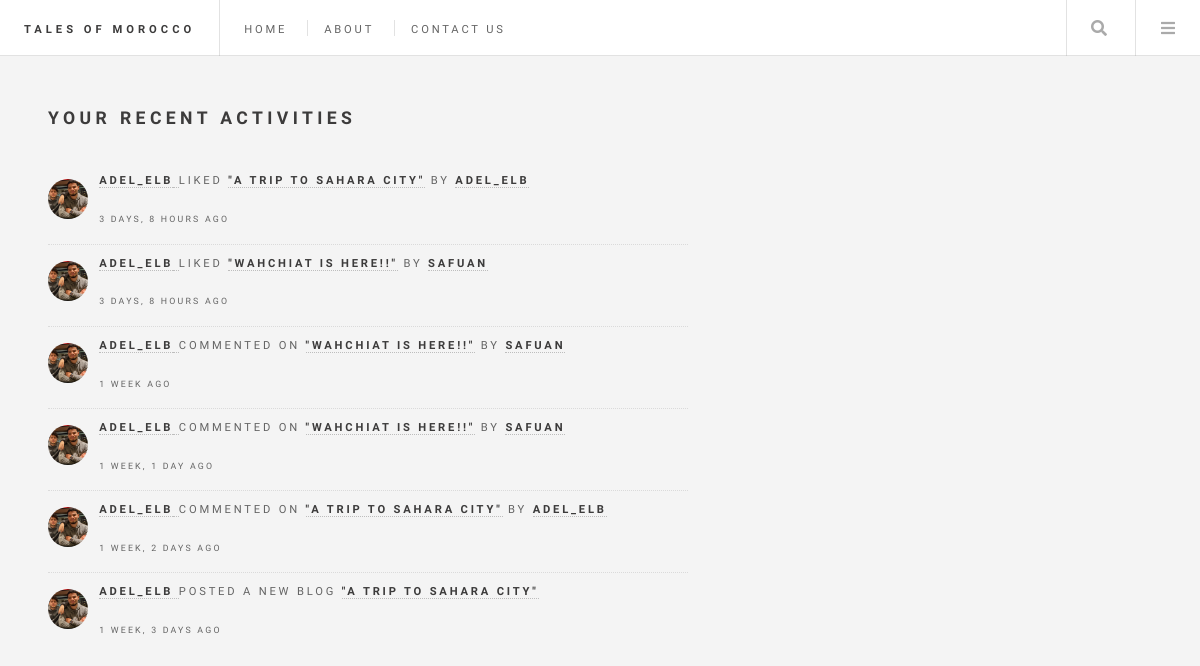
The page /my-activities/ (signed in) on the database as committed earlier.
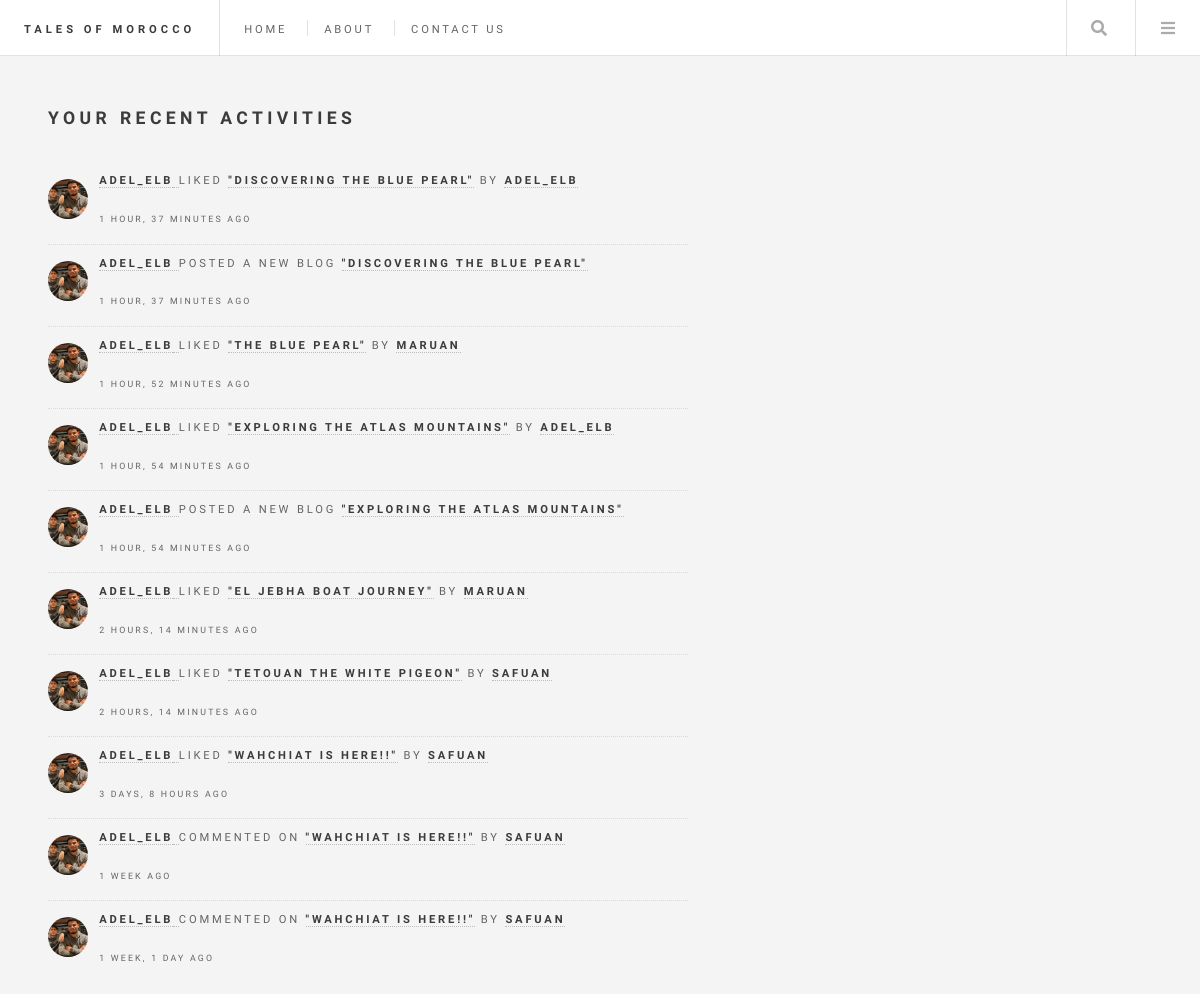
The same page on the database as committed later.
### base/models.py (models this page shows, shortened)
class Like(models.Model):
    user = models.ForeignKey(User, on_delete=models.CASCADE)
    blogPost = models.ForeignKey(BlogPost, on_delete=models.CASCADE)
    created = models.DateTimeField(auto_now_add=True)
    def class_name(self) -> str:
        return self.__class__.__name__

class User(AbstractUser):
    name = models.CharField(max_length=200, null=True, blank=False)
    email = models.EmailField(unique=True, null=False, blank=False)
    bio = models.TextField(null=True, blank=True)
    avatar = models.ImageField(null=True, default="default.jpg")
    USERNAME_FIELD = 'email'
    REQUIRED_FIELDS = []

class BlogPost(models.Model):
    author = models.ForeignKey(User, on_delete=models.CASCADE, null=True)
    title = models.CharField(max_length=200)
    city = models.ForeignKey(City, on_delete=models.SET_NULL, null=True)
    specific_location = models.CharField(max_length=200, null=True, blank=True)
    description = models.TextField(null=False, blank=False)
    food = models.CharField(max_length=200, blank=True)
    food_rating = models.IntegerField(null=True, blank=True,
                                      validators=[MinValueValidator(1),
                                                  MaxValueValidator(5)])
    accommodation = models.CharField(max_length=200, blank=True)
    accommodation_rating = models.IntegerField(null=True, blank=True,
                                               validators=[MinValueValidator(1),
                                                           MaxValueValidator(5)])
    picture = models.ImageField(null=True, blank=True)
    likes = models.IntegerField(default=0)
    updated = models.DateTimeField(auto_now=True)
    created = models.DateTimeField(auto_now_add=True)
    class Meta:
        ordering = ['-created']
    def class_name(self) -> str:
        return self.__class__.__name__

class Comment(models.Model):
    user = models.ForeignKey(User, on_delete=models.CASCADE)
    blogPost = models.ForeignKey(BlogPost, on_delete=models.CASCADE)
    body = models.TextField()
    edited = models.BooleanField(default=False)
    updated = models.DateTimeField(auto_now=True)
    created = models.DateTimeField(auto_now_add=True)
    def class_name(self) -> str:
        return self.__class__.__name__

### base/views.py (the view)
# urls.py: path('my-activities/', views.userActivities, name='user-activities'),
@login_required(login_url='login')
def userActivities(request):
    user = request.user
    posts = BlogPost.objects.filter(author=user)
    user_comments = user.comment_set.all()
    user_likes = user.like_set.all()
    activities = sortActivities(posts, user_likes, user_comments)
    context = {
        'title': 'Profile Page',
        'user': user,
        'activities': activities[:10]
    }
    return render(request, 'user_activity.html', context)

### base/views.py (called while the page is built)
def sortActivities(posts, likes, comments):
    activities = sorted(
        chain(posts, comments, likes),
        key=attrgetter('created'),
        reverse=True
    )
    return activities

### base/templates/user_activity.html
{% extends 'layout.html' %}
{% load static %}
{% block content %}
<div id="wrapper">
  {% include 'header_menu.html' %}
  <div id="main">
    <section id="user-activities">
      <header>
        <h2>Your Recent Activities</h2><br>
      </header>
      <section>
        <ul class="posts">
          {% for activity in activities %}
          {% if activity.class_name == 'Like' %}
          <li>
            <article>
              <header>
                <p><b><a href="{% url 'profile' activity.user.id %}">{{ activity.user.username }}</b>
                </a> Liked <b><a href="{% url 'blog' activity.blogPost.id %}">"{{ activity.blogPost.title }}"</a></b>
                by <b><a href="{% url 'profile' activity.blogPost.author.id %}">{{ activity.blogPost.author.username }}</b></a>
                </p>
                <time class="published">{{ activity.created | timesince }} ago</time>
              </header>
              <a href="{% url 'profile' activity.user.id %}" class="image circle"><img src="{{ activity.user.avatar.url }}"" alt="" /></a>
            </article>
          </li>
          {% elif activity.class_name == 'Comment' %}
          <li>
            <article>
              <header>
                <p><b><a href="{% url 'profile' activity.user.id %}">{{ activity.user.username }}</b>
                </a> Commented On <b><a href="{% url 'blog' activity.blogPost.id %}">"{{ activity.blogPost.title }}"</a></b>
                by <b><a href="{% url 'profile' activity.blogPost.author.id %}">{{ activity.blogPost.author.username }}</b></a>
                </p>
                <time class="published">{{ activity.created | timesince }} ago</time>
              </header>
              <a href="{% url 'profile' activity.user.id %}" class="image circle"><img src="{{ activity.user.avatar.url }}"" alt="" /></a>
            </article>
          </li>
          {% else %}
          <li>
            <article>
              <header>
                <p><b><a href="{% url 'profile' activity.author.id %}">{{ activity.author.username }}
                </a></b> Posted A New Blog <b><a href="{% url 'blog' activity.id %}">"{{ activity.title }}"</a></b>
                </p>
                <time class="published">{{ activity.created | timesince }} ago</time>
              </header>
              <a href="{% url 'profile' activity.author.id %}" class="image circle"><img src="{{ activity.author.avatar.url }}"" alt="" /></a>
            </article>
          </li>
          {% endif %}
          {% endfor %}
        </ul>
      </section>
    </section>
  </div>
</div>
{% endblock %}

Rows that differ between the two databases and show on the page:
removed Like: user.username "ADEL_ELB", blogPost "A TRIP TO SAHARA CITY", blogPost.author.username "ADEL_ELB", created "3 DAYS, 8 HOURS", user.avatar (picture)
removed Comment: user.username "ADEL_ELB", blogPost "A TRIP TO SAHARA CITY", blogPost.author.username "ADEL_ELB", created "1 WEEK, 2 DAYS", user.avatar (picture)
removed BlogPost: author.username "ADEL_ELB", title "A TRIP TO SAHARA CITY", created "1 WEEK, 3 DAYS", author.avatar (picture)
added Like: user.username "ADEL_ELB", blogPost "DISCOVERING THE BLUE PEARL", blogPost.author.username "ADEL_ELB", created "1 HOUR, 37 MINUTES", user.avatar (picture)
added BlogPost: author.username "ADEL_ELB", title "DISCOVERING THE BLUE PEARL", created "1 HOUR, 37 MINUTES", author.avatar (picture)
added Like: user.username "ADEL_ELB", blogPost "THE BLUE PEARL", blogPost.author.username "MARUAN", created "1 HOUR, 52 MINUTES", user.avatar (picture)
added Like: user.username "ADEL_ELB", blogPost "EXPLORING THE ATLAS MOUNTAINS", blogPost.author.username "ADEL_ELB", created "1 HOUR, 54 MINUTES", user.avatar (picture)
added BlogPost: author.username "ADEL_ELB", title "EXPLORING THE ATLAS MOUNTAINS", created "1 HOUR, 54 MINUTES", author.avatar (picture)
added Like: user.username "ADEL_ELB", blogPost "EL JEBHA BOAT JOURNEY", blogPost.author.username "MARUAN", created "2 HOURS, 14 MINUTES", user.avatar (picture)
added Like: user.username "ADEL_ELB", blogPost "TETOUAN THE WHITE PIGEON", blogPost.author.username "SAFUAN", created "2 HOURS, 14 MINUTES", user.avatar (picture)
